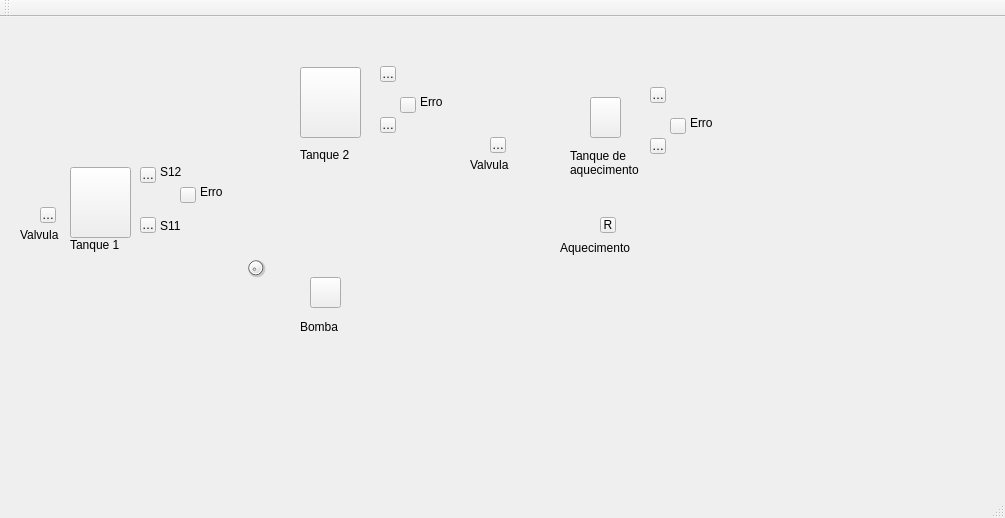
<?xml version="1.0" encoding="UTF-8"?>
<ui version="4.0">
 <class>MainWindow</class>
 <widget class="QMainWindow" name="MainWindow">
  <property name="geometry">
   <rect>
    <x>0</x>
    <y>0</y>
    <width>1005</width>
    <height>518</height>
   </rect>
  </property>
  <property name="windowTitle">
   <string>MainWindow</string>
  </property>
  <widget class="QWidget" name="centralWidget">
   <widget class="Led" name="led_v1">
    <property name="geometry">
     <rect>
      <x>40</x>
      <y>190</y>
      <width>16</width>
      <height>16</height>
     </rect>
    </property>
    <property name="text">
     <string>V1</string>
    </property>
   </widget>
   <widget class="QLabel" name="label">
    <property name="geometry">
     <rect>
      <x>20</x>
      <y>210</y>
      <width>41</width>
      <height>16</height>
     </rect>
    </property>
    <property name="text">
     <string>Valvula 1</string>
    </property>
   </widget>
   <widget class="cedaTank" name="tank_1">
    <property name="geometry">
     <rect>
      <x>70</x>
      <y>150</y>
      <width>61</width>
      <height>71</height>
     </rect>
    </property>
    <property name="text">
     <string/>
    </property>
   </widget>
   <widget class="QLabel" name="label_2">
    <property name="geometry">
     <rect>
      <x>70</x>
      <y>220</y>
      <width>61</width>
      <height>16</height>
     </rect>
    </property>
    <property name="text">
     <string>Tanque 1</string>
    </property>
   </widget>
   <widget class="Led" name="led_s12">
    <property name="geometry">
     <rect>
      <x>140</x>
      <y>150</y>
      <width>16</width>
      <height>16</height>
     </rect>
    </property>
    <property name="text">
     <string>S12</string>
    </property>
   </widget>
   <widget class="Led" name="led_s11">
    <property name="geometry">
     <rect>
      <x>140</x>
      <y>200</y>
      <width>16</width>
      <height>16</height>
     </rect>
    </property>
    <property name="text">
     <string>S11</string>
    </property>
   </widget>
   <widget class="QLabel" name="label_3">
    <property name="geometry">
     <rect>
      <x>160</x>
      <y>204</y>
      <width>35</width>
      <height>10</height>
     </rect>
    </property>
    <property name="text">
     <string>S11</string>
    </property>
   </widget>
   <widget class="QLabel" name="label_4">
    <property name="geometry">
     <rect>
      <x>160</x>
      <y>150</y>
      <width>35</width>
      <height>10</height>
     </rect>
    </property>
    <property name="text">
     <string>S12</string>
    </property>
   </widget>
   <widget class="cedaTank" name="tank_2">
    <property name="geometry">
     <rect>
      <x>300</x>
      <y>50</y>
      <width>61</width>
      <height>71</height>
     </rect>
    </property>
    <property name="text">
     <string/>
    </property>
   </widget>
   <widget class="Led" name="led_s22">
    <property name="geometry">
     <rect>
      <x>380</x>
      <y>49</y>
      <width>16</width>
      <height>16</height>
     </rect>
    </property>
    <property name="text">
     <string>S22</string>
    </property>
   </widget>
   <widget class="Led" name="led_s21">
    <property name="geometry">
     <rect>
      <x>380</x>
      <y>100</y>
      <width>16</width>
      <height>16</height>
     </rect>
    </property>
    <property name="text">
     <string>S21</string>
    </property>
   </widget>
   <widget class="QDial" name="bomba_principal">
    <property name="enabled">
     <bool>true</bool>
    </property>
    <property name="geometry">
     <rect>
      <x>240</x>
      <y>240</y>
      <width>31</width>
      <height>21</height>
     </rect>
    </property>
   </widget>
   <widget class="QLabel" name="label_5">
    <property name="geometry">
     <rect>
      <x>300</x>
      <y>130</y>
      <width>61</width>
      <height>16</height>
     </rect>
    </property>
    <property name="text">
     <string>Tanque 2</string>
    </property>
   </widget>
   <widget class="Led" name="led_s1_e">
    <property name="geometry">
     <rect>
      <x>180</x>
      <y>170</y>
      <width>16</width>
      <height>16</height>
     </rect>
    </property>
    <property name="text">
     <string/>
    </property>
   </widget>
   <widget class="QLabel" name="label_8">
    <property name="geometry">
     <rect>
      <x>200</x>
      <y>170</y>
      <width>35</width>
      <height>10</height>
     </rect>
    </property>
    <property name="text">
     <string>Erro</string>
    </property>
   </widget>
   <widget class="Led" name="led_s2_e">
    <property name="geometry">
     <rect>
      <x>400</x>
      <y>80</y>
      <width>16</width>
      <height>16</height>
     </rect>
    </property>
    <property name="text">
     <string/>
    </property>
   </widget>
   <widget class="QLabel" name="label_10">
    <property name="geometry">
     <rect>
      <x>420</x>
      <y>80</y>
      <width>35</width>
      <height>10</height>
     </rect>
    </property>
    <property name="text">
     <string>Erro</string>
    </property>
   </widget>
   <widget class="QLabel" name="label_7">
    <property name="geometry">
     <rect>
      <x>300</x>
      <y>300</y>
      <width>41</width>
      <height>20</height>
     </rect>
    </property>
    <property name="text">
     <string>Bomba</string>
    </property>
   </widget>
   <widget class="Led" name="led_bomba">
    <property name="geometry">
     <rect>
      <x>310</x>
      <y>260</y>
      <width>31</width>
      <height>31</height>
     </rect>
    </property>
    <property name="text">
     <string/>
    </property>
   </widget>
   <widget class="cedaTank" name="tank_3">
    <property name="geometry">
     <rect>
      <x>590</x>
      <y>80</y>
      <width>31</width>
      <height>41</height>
     </rect>
    </property>
    <property name="text">
     <string/>
    </property>
   </widget>
   <widget class="QLabel" name="label_6">
    <property name="geometry">
     <rect>
      <x>570</x>
      <y>130</y>
      <width>81</width>
      <height>31</height>
     </rect>
    </property>
    <property name="text">
     <string>Tanque de aquecimento</string>
    </property>
    <property name="scaledContents">
     <bool>false</bool>
    </property>
    <property name="wordWrap">
     <bool>true</bool>
    </property>
   </widget>
   <widget class="QLabel" name="label_9">
    <property name="geometry">
     <rect>
      <x>470</x>
      <y>140</y>
      <width>41</width>
      <height>16</height>
     </rect>
    </property>
    <property name="text">
     <string>Valvula 1</string>
    </property>
   </widget>
   <widget class="Led" name="led_v2">
    <property name="geometry">
     <rect>
      <x>490</x>
      <y>120</y>
      <width>16</width>
      <height>16</height>
     </rect>
    </property>
    <property name="text">
     <string>V2</string>
    </property>
   </widget>
   <widget class="Led" name="led_s2_e_2">
    <property name="geometry">
     <rect>
      <x>670</x>
      <y>101</y>
      <width>16</width>
      <height>16</height>
     </rect>
    </property>
    <property name="text">
     <string/>
    </property>
   </widget>
   <widget class="Led" name="led_s31">
    <property name="geometry">
     <rect>
      <x>650</x>
      <y>121</y>
      <width>16</width>
      <height>16</height>
     </rect>
    </property>
    <property name="text">
     <string>s31</string>
    </property>
   </widget>
   <widget class="QLabel" name="label_11">
    <property name="geometry">
     <rect>
      <x>690</x>
      <y>101</y>
      <width>35</width>
      <height>10</height>
     </rect>
    </property>
    <property name="text">
     <string>Erro</string>
    </property>
   </widget>
   <widget class="Led" name="led_s32">
    <property name="geometry">
     <rect>
      <x>650</x>
      <y>70</y>
      <width>16</width>
      <height>16</height>
     </rect>
    </property>
    <property name="text">
     <string>S32</string>
    </property>
   </widget>
   <widget class="Led" name="led_r">
    <property name="geometry">
     <rect>
      <x>600</x>
      <y>200</y>
      <width>16</width>
      <height>16</height>
     </rect>
    </property>
    <property name="text">
     <string>R</string>
    </property>
   </widget>
   <widget class="QLabel" name="label_12">
    <property name="geometry">
     <rect>
      <x>560</x>
      <y>220</y>
      <width>91</width>
      <height>21</height>
     </rect>
    </property>
    <property name="text">
     <string>Aquecimento</string>
    </property>
   </widget>
   <widget class="ThermoMeter" name="widget" native="true">
    <property name="geometry">
     <rect>
      <x>659</x>
      <y>299</y>
      <width>81</width>
      <height>71</height>
     </rect>
    </property>
   </widget>
  </widget>
  <widget class="QMenuBar" name="menuBar">
   <property name="geometry">
    <rect>
     <x>0</x>
     <y>0</y>
     <width>1005</width>
     <height>25</height>
    </rect>
   </property>
  </widget>
  <widget class="QToolBar" name="mainToolBar">
   <attribute name="toolBarArea">
    <enum>TopToolBarArea</enum>
   </attribute>
   <attribute name="toolBarBreak">
    <bool>false</bool>
   </attribute>
  </widget>
  <widget class="QStatusBar" name="statusBar"/>
 </widget>
 <layoutdefault spacing="6" margin="11"/>
 <customwidgets>
  <customwidget>
   <class>Led</class>
   <extends>QToolButton</extends>
   <header>led.h</header>
  </customwidget>
  <customwidget>
   <class>cedaTank</class>
   <extends>QToolButton</extends>
   <header>cedatank.h</header>
  </customwidget>
  <customwidget>
   <class>ThermoMeter</class>
   <extends>QWidget</extends>
   <header>thermometer.h</header>
   <container>1</container>
  </customwidget>
 </customwidgets>
 <resources/>
 <connections/>
</ui>
